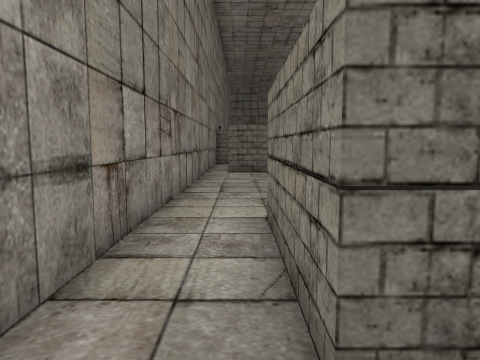
View 1 (above)

24 first-person views from a walk through a Unity game level. The camera is 1.2 m above the floor, tilts 6° down and sees 70° across. The floor is counted in squares, 1 m on a side. Each view is taken from the middle of a square. On the plan, view 1 faces up. The plan holds only what a view shows up to about 14 squares ahead; the rest is blank. The place goes on beyond the plan. The player is left out. Some animated figures are left out.

View 2
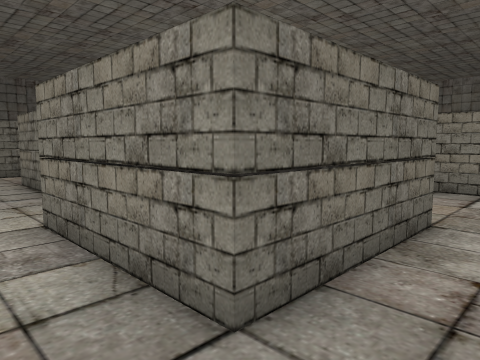

View 3
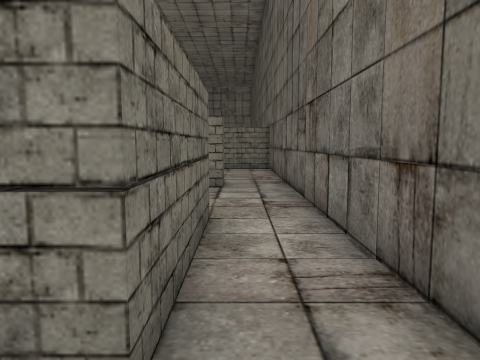

View 4
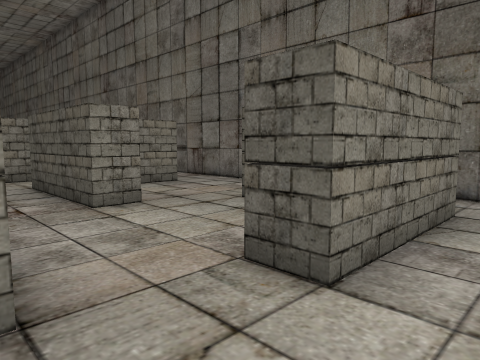

View 5
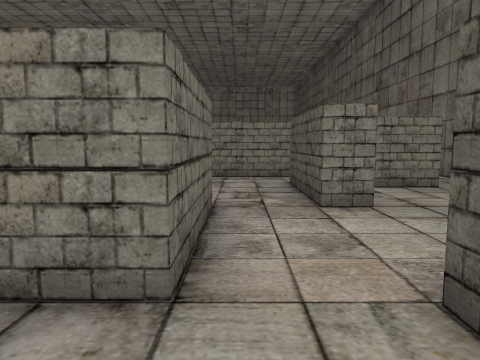

View 6
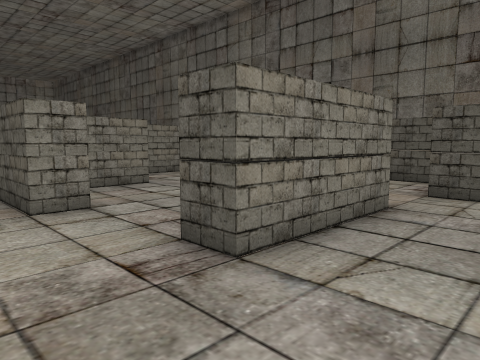

View 7
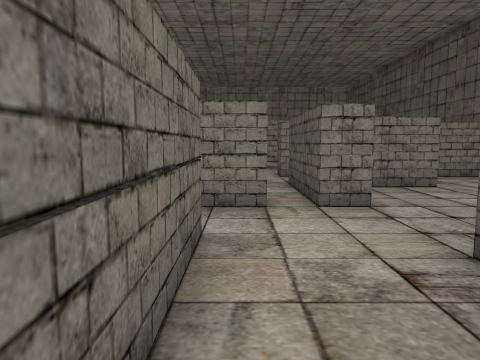

View 8
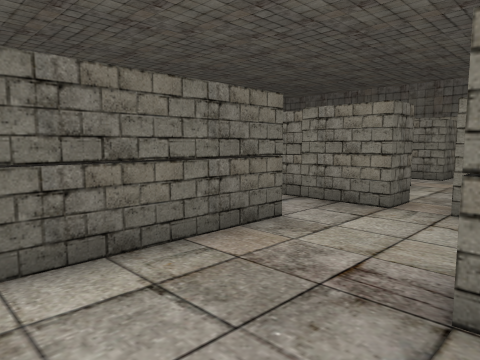

View 9
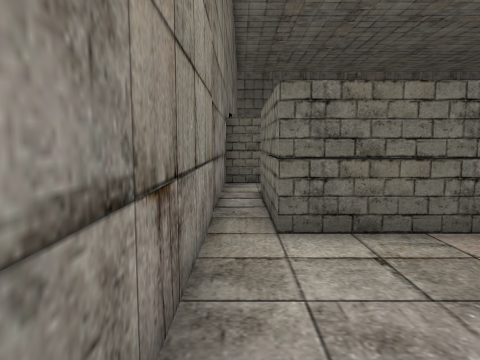

View 10
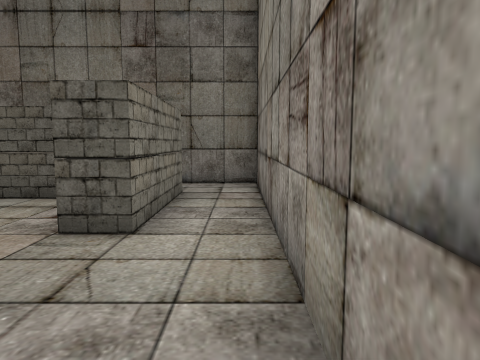

View 11
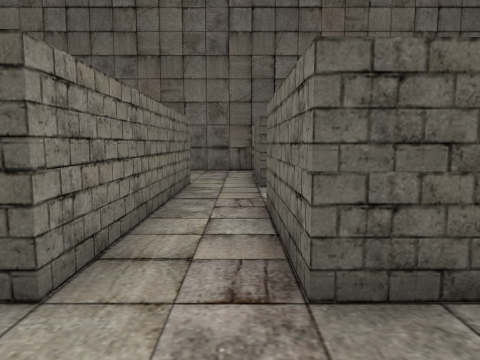

View 12
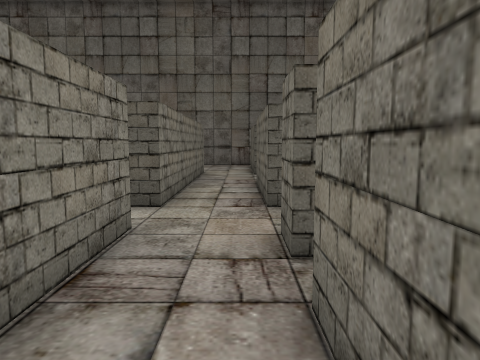

View 13
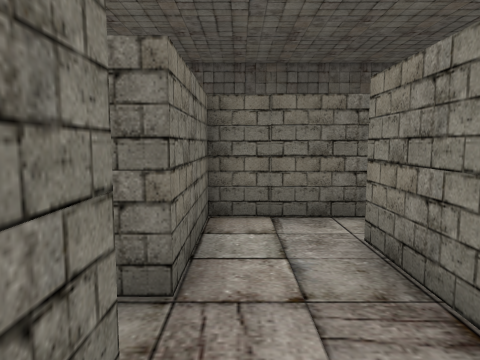

View 14
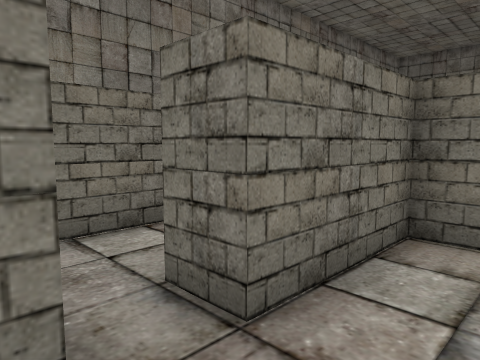

View 15
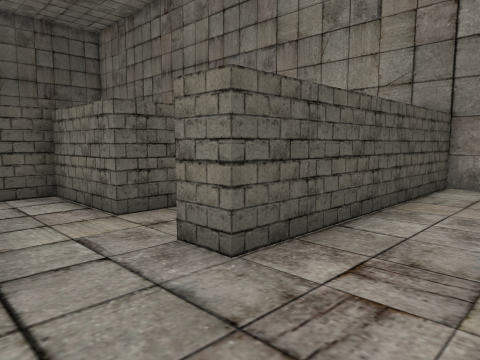

View 16
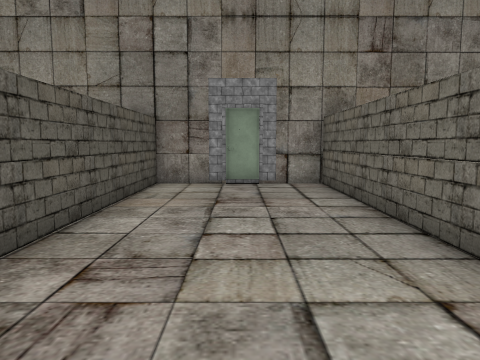

View 17
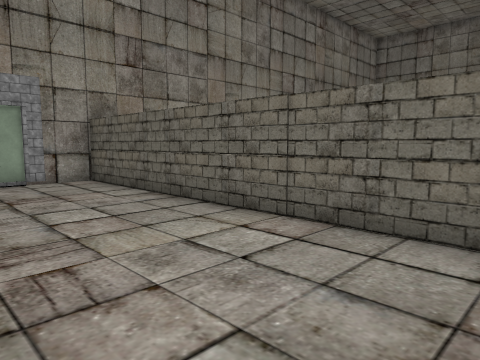

View 18
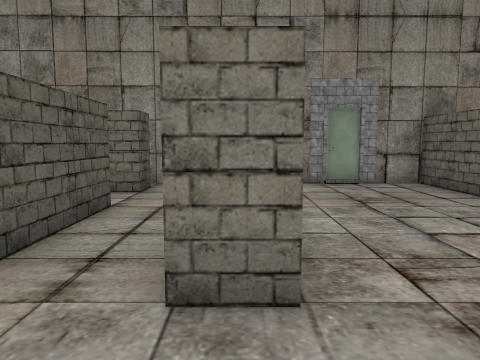

View 19
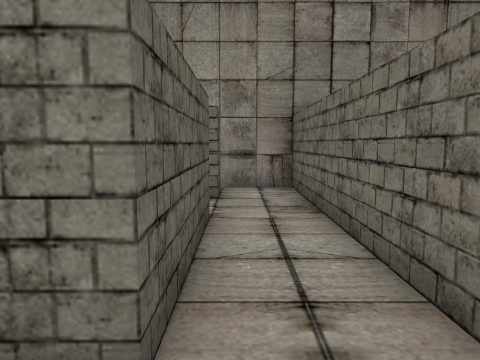

View 20
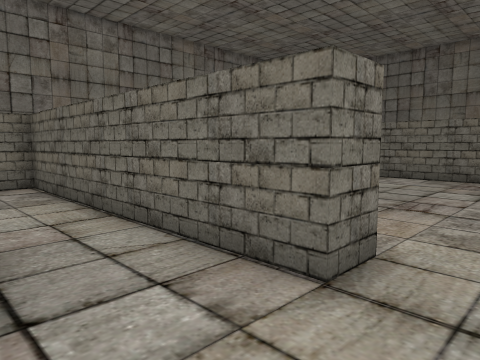

View 21
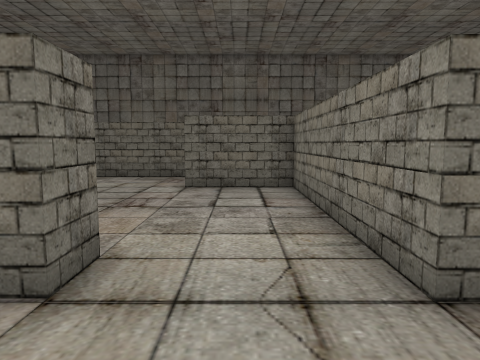

View 22
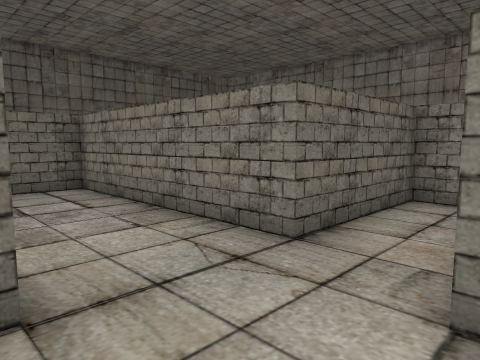

View 23
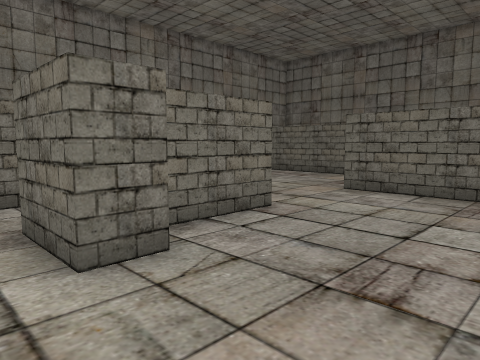

View 24
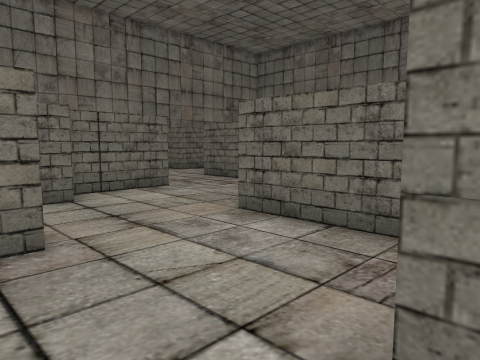

### Floor plan
Key: @ floor where view 1 was taken; # wall or solid block; . floor; O other object.
Columns run from 2 left of view 1 to 26 right of it. Each row starts with its distance up from view 1.
 34            ####
 33           .....
 32           ......
 31             .....
 30             #....####
 29             #........
 28             #........
 27 ##############.......####
 26 #...........    #.......O
 25 #............   #.......O
 24 O............   #.......O
 23 #........... #. ##......O
 22 #............#..##......O
 21 #OOOOOOOO... #    ......O
 20 #..........##########...OOOO#
 19 #..........#................#
 18 #.#..####..#..#.............
 17 #.#     #..#..#     . .#
 16 #.#    .#.....#
 15 #.####..####..#
 14 #.......#.....##
 13 #..............
 12 #.......####..#
 11 #...#......#..#
 10 #...# .....#..#
  9 #...#   ...#..#
  8 #...####......#
  7 #.............#
  6 #.............#
  5 #..#....####..#
  4 #..#.......#..
  3 #..#.......#...
  2 #..####....#...
  1 #...............
  0 #.@.............
 -1 ################

Where each view was taken, in squares from view 1:
view 1: 0 up, 0 right, facing up
view 2: 0 up, 1 left, facing up-right
view 3: 1 up, 1 left, facing right
view 4: 8 up, 1 left, facing down-right
view 5: 7 up, 1 left, facing right
view 6: 14 up, 1 left, facing down-right
view 7: 14 up, 1 left, facing right
view 8: 11 up, 1 left, facing up-right
view 9: 10 up, 1 left, facing up
view 10: 10 up, 1 left, facing down
view 11: 15 up, 10 right, facing down
view 12: 19 up, 10 right, facing down
view 13: 14 up, 10 right, facing up
view 14: 15 up, 11 right, facing up-left
view 15: 24 up, 9 right, facing down-left
view 16: 24 up, 9 right, facing left
view 17: 22 up, 10 right, facing up-left
view 18: 21 up, 9 right, facing left
view 19: 19 up, 8 right, facing left
view 20: 17 up, 20 right, facing up-left
view 21: 17 up, 20 right, facing up
view 22: 17 up, 18 right, facing up-right
view 23: 21 up, 19 right, facing up-left
view 24: 25 up, 19 right, facing up-left
